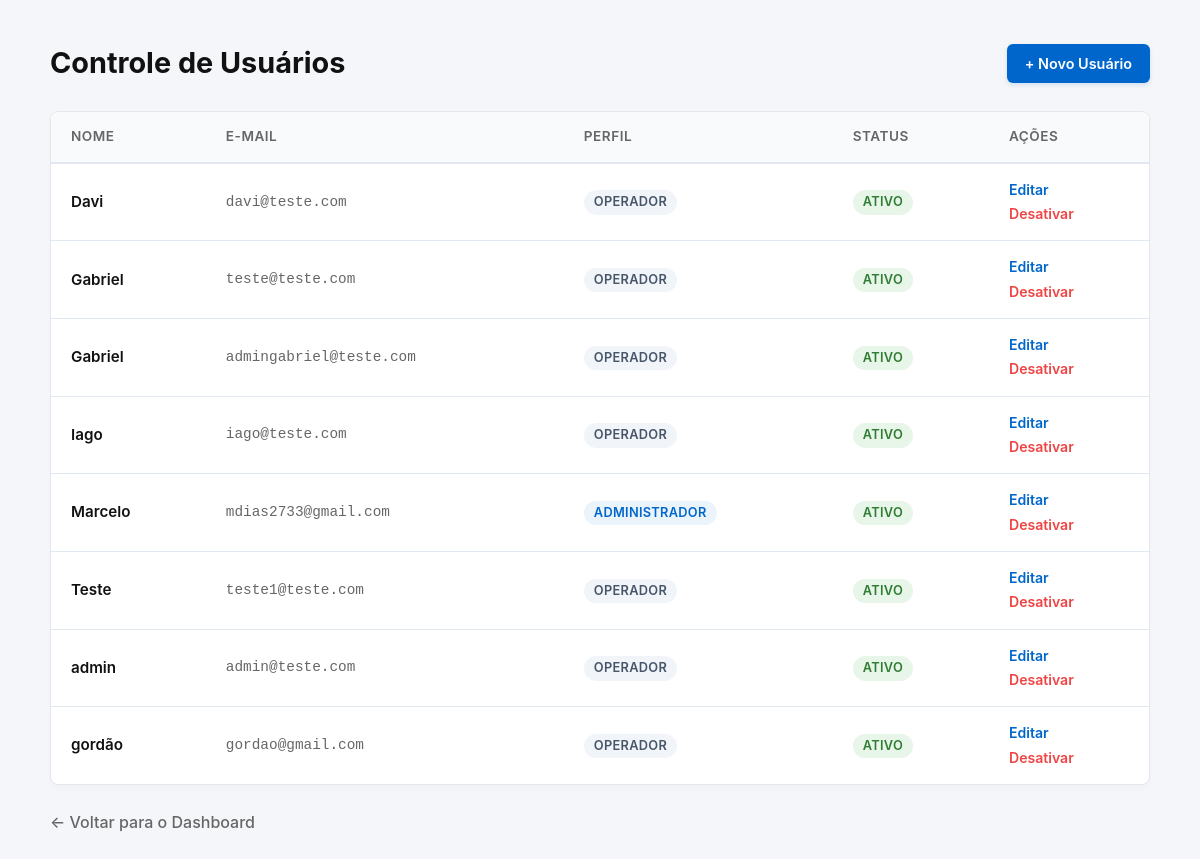
The app's page /usuarios/ (signed in) with its own data.
### app/models/usuario.py (models this page shows)
class Usuario(Base):
    __tablename__ = "usuarios"
    id = Column(Integer, primary_key=True, autoincrement=True)
    nome = Column(String(100), nullable=False)
    email = Column(String(150), unique=True, nullable=False)
    senha_hash = Column(String(255), nullable=False)
    role = Column(String(20), default="operador")
    ativo = Column(Boolean, default=True)
    criado_em = Column(DateTime, server_default=func.now())

### app/controllers/admin_controller.py (the view)
@router.get("/")
def listar_usuarios(
    request: Request,
    db: Session = Depends(get_db),
    admin = Depends(get_admin) # Bloqueia quem não é admin
):
    usuarios = db.query(Usuario).order_by(Usuario.nome).all()
    return templates.TemplateResponse(
        request,
        "usuarios/index.html",
        {
            "request": request,
            "admin": admin,
            "usuarios": usuarios
        }
    )

### app/templates/usuarios/index.html (shortened to what this page needs)
<!DOCTYPE html>
<html lang="pt-br">
<head>
</head>
<body>
    <div class="container">
        <div class="page-header">
            <h1>Controle de Usuários</h1>
            <a href="/usuarios/novo" class="btn-novo">+ Novo Usuário</a>
        </div>
        <div class="tabela-container">
            <table>
                <thead>
                    <tr>
                        <th>Nome</th>
                        <th>E-mail</th>
                        <th>Perfil</th>
                        <th>Status</th>
                        <th style="width: 160px;">Ações</th>
                    </tr>
                </thead>
                <tbody>
                    {% for u in usuarios %}
                    <tr>
                        <td class="nome-usuario">{{ u.nome }}</td>
                        <td class="email-usuario">{{ u.email }}</td>
                        <td>
                            {% if u.role == 'admin' %}
                                <span class="badge badge-admin">Administrador</span>
                            {% else %}
                                <span class="badge badge-operador">Operador</span>
                            {% endif %}
                        </td>
                        <td>
                            {% if u.ativo %}
                                <span class="badge badge-ativo">Ativo</span>
                            {% else %}
                                <span class="badge badge-inativo">Inativo</span>
                            {% endif %}
                        </td>
                        <td>
                            <a href="/usuarios/{{ u.id }}/editar" class="btn-tabela-editar">Editar</a>
                            <form action="/usuarios/{{ u.id }}/toggle-ativo"
                                  method="post"
                                  style="display:inline"
                                  onsubmit="return confirm('Deseja alterar o status de acesso para {{ u.nome }}?')">
                                {% if u.ativo %}
                                    <button type="submit" class="btn-toggle-status acao-desativar">Desativar</button>
                                {% else %}
                                    <button type="submit" class="btn-toggle-status acao-ativar">Ativar</button>
                                {% endif %}
                            </form>
                        </td>
                    </tr>
                    {% endfor %}
                </tbody>
            </table>
        </div>
        <p><a href="/" class="link-voltar">← Voltar para o Dashboard</a></p>
    </div>
</body>
</html>

### app/templates/usuarios/index.html (style rules this page uses)
:root { --primary: #0066cc; --primary-hover: #004da3; --bg-body: #f4f6f9; --bg-card: #ffffff; --text-main: #333333; --text-muted: #666666; --border-color: #e2e8f0; --success: #2e7d32; --success-bg: #e8f5e9; --danger: #ef4444; --danger-hover: #b91c1c; --danger-bg: #fee2e2; }
* { box-sizing: border-box; margin: 0; padding: 0; }
body { font-family: -apple-system, BlinkMacSystemFont, "Segoe UI", Roboto, sans-serif; background-color: var(--bg-body); color: var(--text-main); line-height: 1.6; padding: 40px 20px; }
.container { max-width: 1100px; margin: 0 auto; }
.page-header { display: flex; justify-content: space-between; align-items: center; margin-bottom: 25px; }
h1 { font-size: 1.8rem; color: #111111; }
.btn-novo { padding: 8px 18px; border-radius: 6px; font-size: 0.9rem; font-weight: 600; cursor: pointer; transition: background 0.2s, transform 0.1s; border: none; text-decoration: none; display: inline-flex; align-items: center; background-color: var(--primary); color: #ffffff !important; box-shadow: 0 2px 4px rgba(0, 102, 204, 0.15); }
.tabela-container { background: var(--bg-card); border-radius: 8px; border: 1px solid var(--border-color); box-shadow: 0 4px 6px rgba(0,0,0,0.02); overflow: hidden; margin-bottom: 25px; }
table { width: 100%; border-collapse: collapse; text-align: left; }
th { background-color: #f8fafc; color: var(--text-muted); font-weight: 600; font-size: 0.85rem; text-transform: uppercase; letter-spacing: 0.5px; padding: 14px 20px; border-bottom: 2px solid var(--border-color); }
td { padding: 14px 20px; border-bottom: 1px solid var(--border-color); font-size: 0.95rem; vertical-align: middle; }
tr:last-child td { border-bottom: none; }
.nome-usuario { font-weight: 600; color: #111111; }
.email-usuario { color: var(--text-muted); font-family: SFMono-Regular, Consolas, monospace; font-size: 0.9rem; }
.badge { display: inline-block; font-size: 0.8rem; padding: 2px 10px; border-radius: 999px; font-weight: 600; text-transform: uppercase; letter-spacing: 0.3px; }
.badge-admin { background-color: rgba(0, 102, 204, 0.08); color: var(--primary); }
.badge-operador { background-color: #f1f5f9; color: #475569; }
.badge-ativo { background-color: var(--success-bg); color: var(--success); }
.btn-tabela-editar { color: var(--primary); text-decoration: none; font-weight: 600; font-size: 0.88rem; margin-right: 12px; }
.btn-toggle-status { background: none; border: none; font-weight: 600; font-size: 0.88rem; cursor: pointer; padding: 0; font-family: inherit; }
.btn-toggle-status.acao-desativar { color: var(--danger); }
.link-voltar { color: var(--text-muted); text-decoration: none; font-weight: 500; display: inline-block; }

### records on screen
Usuario: nome "Davi", email "davi@teste.com", role "OPERADOR", ativo "ATIVO"
Usuario: nome "Gabriel", email "teste@teste.com", role "OPERADOR", ativo "ATIVO"
Usuario: nome "Gabriel", email "admingabriel@teste.com", role "OPERADOR", ativo "ATIVO"
Usuario: nome "Iago", email "iago@teste.com", role "OPERADOR", ativo "ATIVO"
Usuario: nome "Marcelo", email "mdias2733@gmail.com", role "ADMINISTRADOR", ativo "ATIVO"
Usuario: nome "Teste", email "teste1@teste.com", role "OPERADOR", ativo "ATIVO"
Usuario: nome "admin", email "admin@teste.com", role "OPERADOR", ativo "ATIVO"
Usuario: nome "gordão", email "gordao@gmail.com", role "OPERADOR", ativo "ATIVO"
